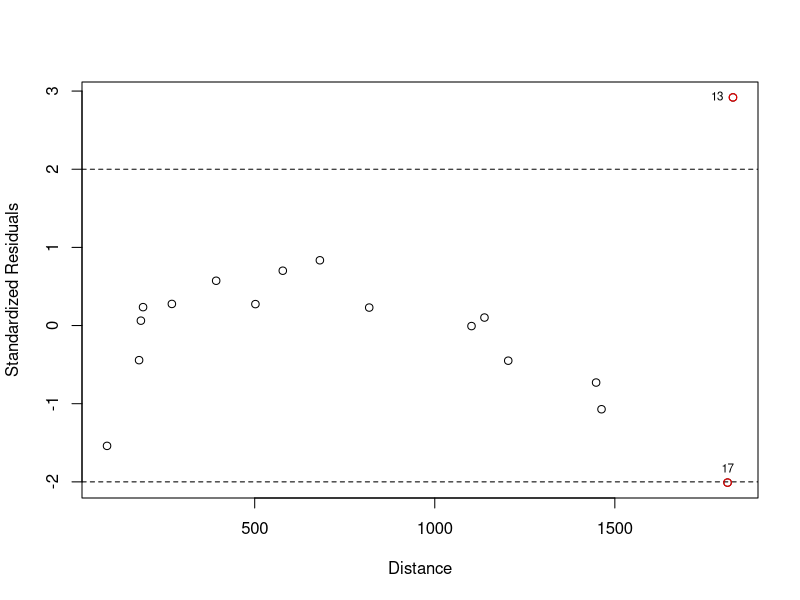
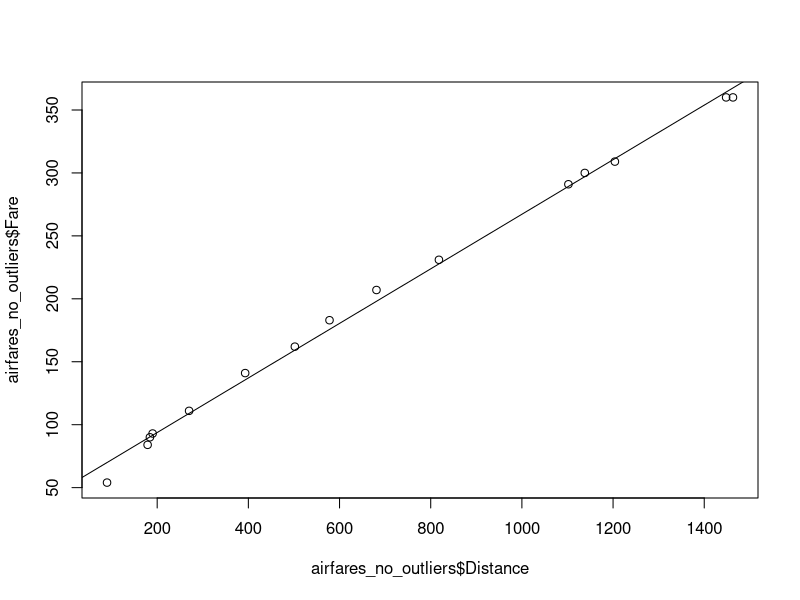
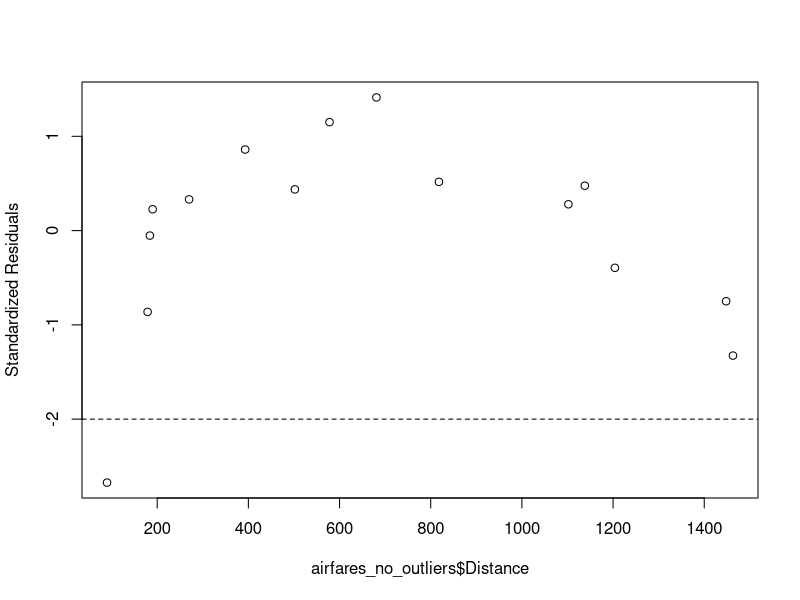
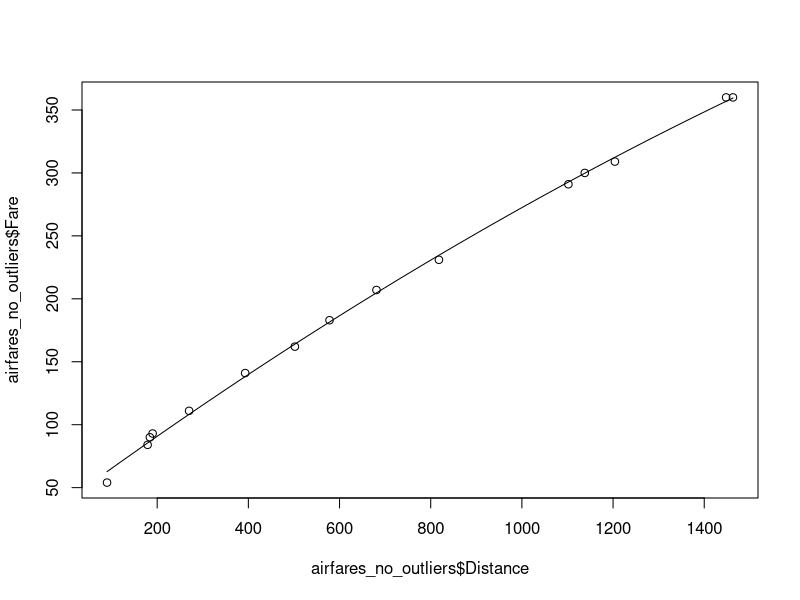
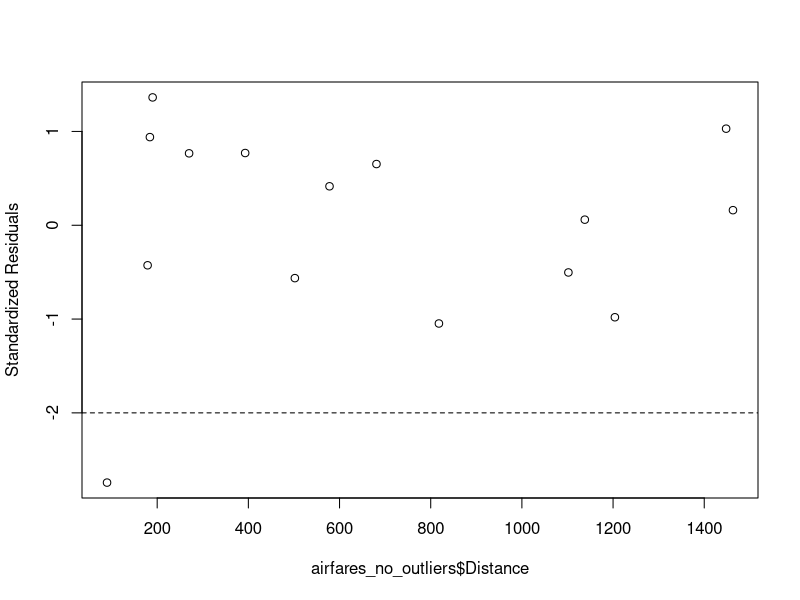
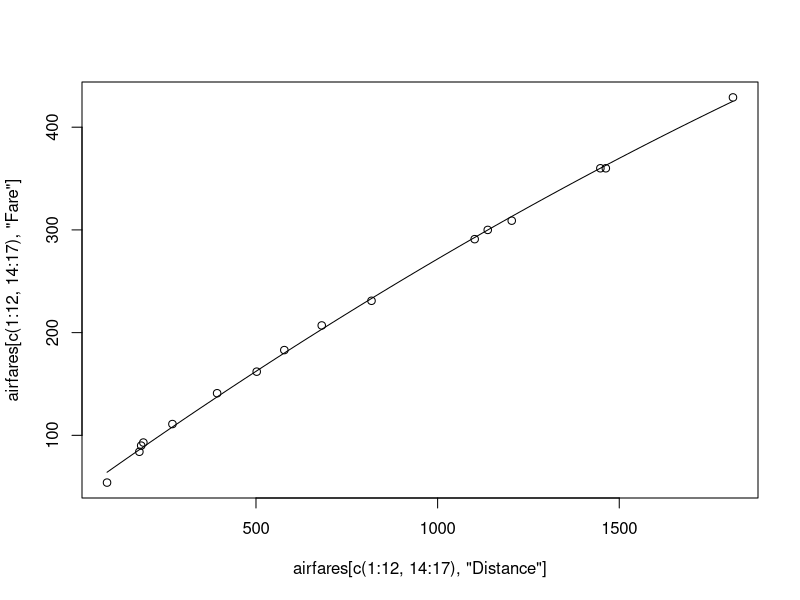
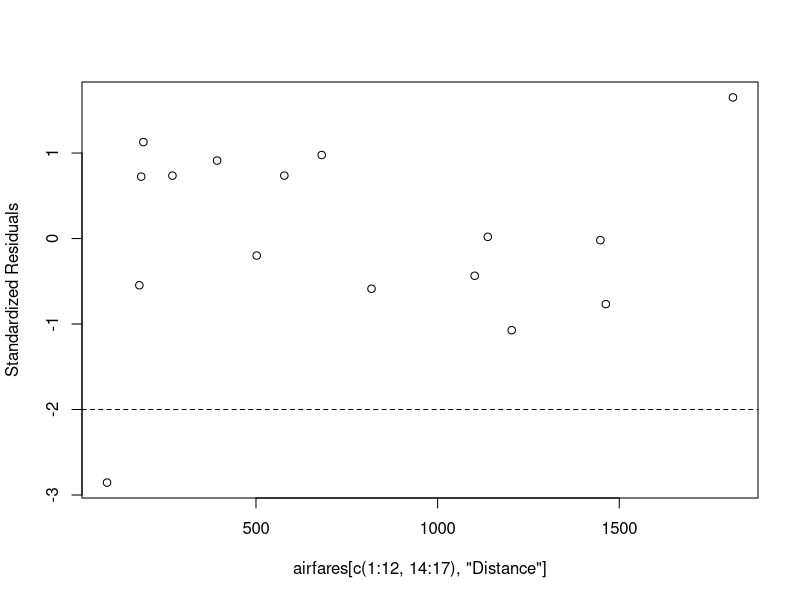
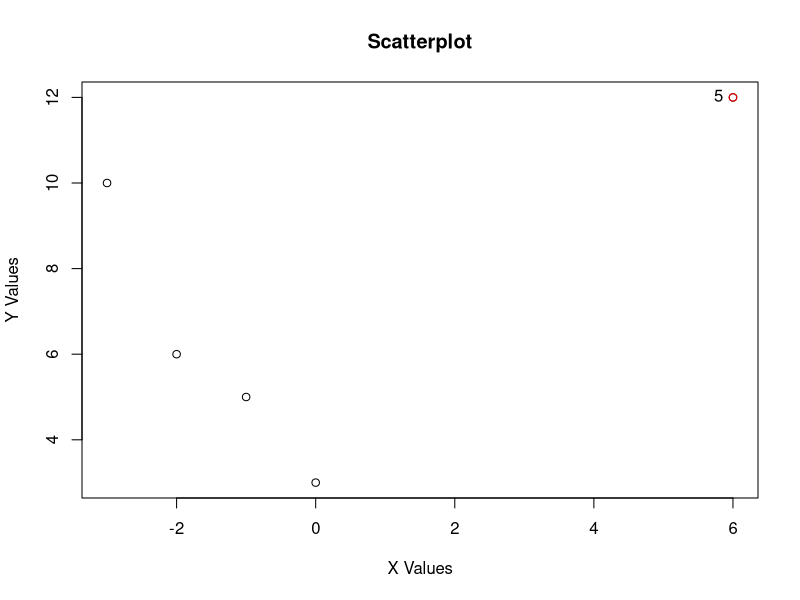

Here is the R script that generated these plots, in order:
## ---- chunk 1
airfares <- read.delim("airfares.txt",sep = "\t", header = TRUE)
attach(airfares)
airfare_slr <- lm(Fare ~ Distance)
## ---- chunk 2
leverage1 <- hatvalues(airfare_slr)
StanRes1 <- rstandard(airfare_slr)
residual1 <- airfares$residuals
plot(Distance,StanRes1, ylab="Standardized Residuals")
abline(h=2,lty=2)
abline(h=-2,lty=2)
points(x = c(Distance[13],Distance[17]),y = c(StanRes1[13],StanRes1[17])
       ,col = "red")
text(x = c(Distance[13],Distance[17]), y = c(StanRes1[13],StanRes1[17]), labels = c("13","17"), cex = .7, pos = c(2,3))
## ---- chunk 3
airfares_no_outliers <- airfares[c(1:12,14:16),]
## ---- chunk 4
airfares_no <- lm(Fare~Distance, data = airfares_no_outliers)
## ---- chunk 5
plot(airfares_no_outliers$Distance, airfares_no_outliers$Fare)
abline(lsfit(airfares_no_outliers$Distance, airfares_no_outliers$Fare))
## ---- chunk 6
leverage1 <- hatvalues(airfares_no)
StanRes1 <- rstandard(airfares_no)
plot(airfares_no_outliers$Distance,StanRes1, ylab="Standardized Residuals")
abline(h=2,lty=2)
abline(h=-2,lty=2)

## ---- chunk 7
airfares_no_outliers$Distance2 <- airfares_no_outliers$Distance^2
## ---- chunk 8
airfares_no_quad <- lm(Fare~Distance + Distance2, data = airfares_no_outliers)
## ---- chunk 9
plot(airfares_no_outliers$Distance, airfares_no_outliers$Fare)
curve(predict(airfares_no_quad, newdata = data.frame(Distance = x, Distance2=x^2)),add = T)
## ---- chunk 10
leverage1 <- hatvalues(airfares_no_quad)
StanRes1 <- rstandard(airfares_no_quad)
plot(airfares_no_outliers$Distance,StanRes1, ylab="Standardized Residuals")
abline(h=2,lty=2)
abline(h=-2,lty=2)
## ---- chunk 11
airfares$Distance2 <- airfares$Distance^2
## ---- chunk 12
test <- lm(Fare ~ Distance + Distance2, data = airfares[c(1:12,14:17),])
summary(test)
## ---- chunk 13
plot(x = airfares[c(1:12,14:17),"Distance"], y = airfares[c(1:12,14:17),"Fare"])
curve(predict(test, newdata = data.frame(Distance = x, Distance2 = x^2)),add= T)
## ---- chunk 14
leverage1 <- hatvalues(test)
StanRes1 <- rstandard(test)
plot(airfares[c(1:12,14:17),"Distance"],StanRes1, ylab="Standardized Residuals")
abline(h=2,lty=2)
abline(h=-2,lty=2)
## ---- chunk 15
data <- data.frame(x = c(-3,-2,-1,0,6), y = c(10,6,5,3,12))

plot(x = data$x, y = data$y, xlab = "X Values", ylab = "Y Values", main = "Scatterplot")
points(x = data$x[5], y = data$y[5], col = "red")
text(x = data$x[5], y = data$y[5], labels = "5", pos = 2)
## ---- chunk 16
data$y_hat <- 7.2 + .5*data$x
data$residuals <- data$y - data$y_hat
## ---- chunk 17
x_bar <- mean(data$x)
SXX <- sum((data$x-x_bar)^2)
n <- length(data$x)
data$leverage <- 1/n + (data$x - x_bar)^2/SXX
data$leverage
## ---- chunk 18
data$squared_residuals <- data$residuals^2
squared_sigma_est <- sum(data$squared_residuals)/(n - 2)
data$residuals_variance <- squared_sigma_est*(1-data$leverage)
data$residuals_variance
## ---- chunk 19
data$std_residuals <- data$residuals/(sqrt(squared_sigma_est*(1 - data$leverage)))
data$std_residuals
